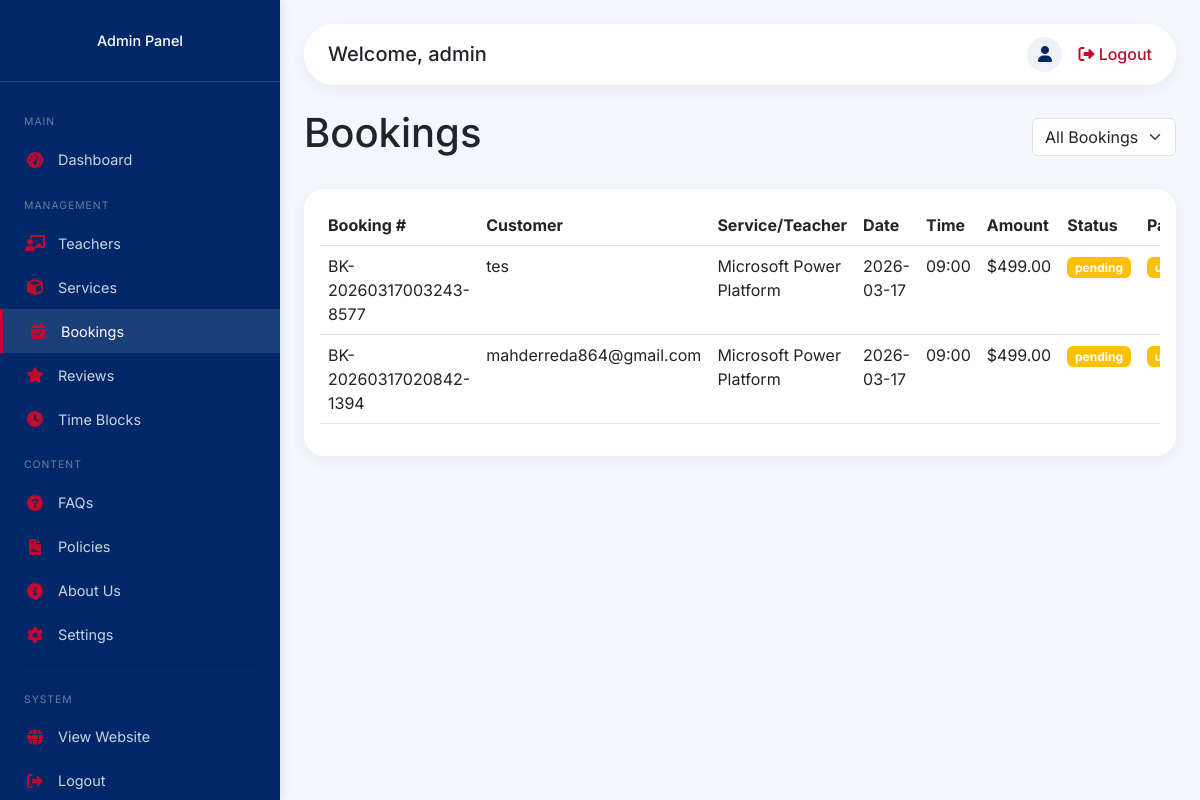
/admin/bookings (signed in), run on the app's committed database.
### backend/app.py (models this page shows)
class Booking(db.Model):
    __tablename__ = 'bookings'
    id = db.Column(db.Integer, primary_key=True)
    booking_number = db.Column(db.String(20), unique=True, nullable=False)
    user_id = db.Column(db.Integer, db.ForeignKey('users.id'), nullable=True)
    customer_name = db.Column(db.String(100), nullable=False)
    customer_email = db.Column(db.String(100), nullable=False)
    customer_phone = db.Column(db.String(20))
    service_id = db.Column(db.Integer, db.ForeignKey('services.id'), nullable=True)
    teacher_id = db.Column(db.Integer, db.ForeignKey('teachers.id'), nullable=True)
    booking_type = db.Column(db.String(20), nullable=False)  # service, teacher, consultation
    booking_date = db.Column(db.Date, nullable=False)
    booking_time = db.Column(db.String(5), nullable=False)  # HH:MM
    end_time = db.Column(db.String(5))  # HH:MM
    duration_hours = db.Column(db.Float, default=1.0)
    amount = db.Column(db.Float, nullable=False)
    status = db.Column(db.String(20), default='pending')  # pending, confirmed, completed, cancelled
    payment_status = db.Column(db.String(20), default='unpaid')  # unpaid, paid, refunded
    payment_intent_id = db.Column(db.String(100))
    notes = db.Column(db.Text)
    created_at = db.Column(db.DateTime, default=datetime.utcnow)
    user_rel = db.relationship('User', back_populates='bookings')
    service_rel = db.relationship('Service', back_populates='service_bookings')
    teacher_rel = db.relationship('Teacher', back_populates='teacher_bookings')

class Service(db.Model):
    __tablename__ = 'services'
    id = db.Column(db.Integer, primary_key=True)
    name = db.Column(db.String(200), nullable=False)
    description = db.Column(db.Text)
    category = db.Column(db.String(50), nullable=False)  # data, research, training
    subcategory = db.Column(db.String(50))  # e.g., 'python', 'thesis', 'ai-ml'
    price = db.Column(db.Float, nullable=False)
    discounted_price = db.Column(db.Float, nullable=True)
    duration_hours = db.Column(db.Float, default=1.0)  # Session duration
    features = db.Column(db.Text)  # JSON string of features
    is_popular = db.Column(db.Boolean, default=False)
    is_active = db.Column(db.Boolean, default=True)
    image_url = db.Column(db.String(500))
    rating = db.Column(db.Float, default=0.0)  # Average rating
    reviews_count = db.Column(db.Integer, default=0)  # Number of reviews
    created_at = db.Column(db.DateTime, default=datetime.utcnow)
    service_bookings = db.relationship('Booking', back_populates='service_rel', lazy=True, foreign_keys='Booking.service_id')
    service_reviews = db.relationship('Review', back_populates='service_rel', lazy=True, foreign_keys='Review.service_id')

### backend/app.py (the view)
@app.route('/admin/bookings')
@admin_required
def admin_bookings():
    status_filter = request.args.get('status', 'all')
    query = Booking.query
    if status_filter != 'all':
        query = query.filter_by(status=status_filter)
    bookings = query.order_by(Booking.booking_date.desc(), Booking.booking_time.desc()).all()
    return render_template('admin/bookings.html', bookings=bookings, status_filter=status_filter)

### backend/app.py (called while the page is built)
def admin_required(f):
    @wraps(f)
    def decorated_function(*args, **kwargs):
        if not session.get('is_admin'):
            flash('Please login as admin to access this page.', 'danger')
            return redirect(url_for('admin_login'))
        return f(*args, **kwargs)
    return decorated_function

@app.context_processor
def inject_cart_count():
    cart_count = 0
    try:
        if 'user_id' in session:
            cart_count = CartItem.query.filter_by(user_id=session['user_id']).count()
        elif 'cart_id' in session:
            cart_count = CartItem.query.filter_by(session_id=session['cart_id']).count()
    except Exception as e:
        print(f"Error getting cart count: {e}")
        cart_count = 0
    return dict(cart_items_count=cart_count)

@app.context_processor
def inject_now():
    return {'now': datetime.now}

@app.context_processor
def inject_settings():
    settings_dict = {}
    try:
        settings = Setting.query.all()
        settings_dict = {s.key: s.value for s in settings}
        for key in ['nav_links', 'portfolio_links', 'footer_links']:
            if key in settings_dict and settings_dict[key]:
                try:
                    settings_dict[key] = json.loads(settings_dict[key])
                except:
                    settings_dict[key] = []
        settings_dict['stripe_publishable_key'] = app.config['STRIPE_PUBLIC_KEY']
    except Exception as e:
        print(f"Error loading settings: {e}")
        settings_dict = {'stripe_publishable_key': app.config['STRIPE_PUBLIC_KEY']}
    return dict(settings=settings_dict)

### frontend/templates/admin/bookings.html (shortened to what this page needs)
{% extends "admin/base_admin.html" %}
{% block content %}
<div class="d-flex justify-content-between align-items-center mb-4">
    <h1>Bookings</h1>
    <div>
        <select class="form-select" onchange="window.location.href='?status='+this.value" style="width: auto; display: inline-block;">
            <option value="all" {% if status_filter == 'all' %}selected{% endif %}>All Bookings</option>
        </select>
    </div>
</div>
<div class="card">
    <div class="card-body">
        <div class="table-responsive">
            <table class="table table-hover">
                <thead>
                    <tr>
                        <th>Booking #</th>
                        <th>Customer</th>
                        <th>Service/Teacher</th>
                        <th>Date</th>
                        <th>Time</th>
                        <th>Amount</th>
                        <th>Status</th>
                        <th>Payment</th>
                    </tr>
                </thead>
                <tbody>
                    {% for booking in bookings %}
                    <tr>
                        <td>{{ booking.booking_number }}</td>
                        <td>{{ booking.customer_name }}</td>
                        <td>
                            {% if booking.service_rel %}
                                {{ booking.service_rel.name }}
                            {% elif booking.teacher_rel %}
                                {{ booking.teacher_rel.name }}
                            {% else %}
                                Consultation
                            {% endif %}
                        </td>
                        <td>{{ booking.booking_date.strftime('%Y-%m-%d') }}</td>
                        <td>{{ booking.booking_time }}</td>
                        <td>${{ "%.2f"|format(booking.amount) }}</td>
                        <td>
                            <span class="badge bg-{% if booking.status == 'confirmed' %}success{% elif booking.status == 'pending' %}warning{% elif booking.status == 'cancelled' %}danger{% else %}secondary{% endif %}">
                                {{ booking.status }}
                            </span>
                        </td>
                        <td>
                            <span class="badge bg-{% if booking.payment_status == 'paid' %}success{% elif booking.payment_status == 'unpaid' %}warning{% else %}secondary{% endif %}">
                            </span>
                        </td>
                    </tr>
                    {% endfor %}
                </tbody>
            </table>
        </div>
    </div>
</div>
{% endblock %}

### frontend/templates/admin/base_admin.html (style rules this page uses)
* { margin: 0; padding: 0; box-sizing: border-box; }
body { font-family: 'Inter', sans-serif; background: #f4f8fe; overflow-x: hidden; }
.card { border: none; border-radius: 20px; box-shadow: 0 5px 15px rgba(0,0,0,0.05); }

### data on the page
Booking: booking_number "BK-20260317003243-8577", customer_name "tes", service_rel.name "Microsoft Power Platform", booking_date "2026-03-17", booking_time "09:00", amount "499.00", status "pending"
Booking: booking_number "BK-20260317020842-1394", customer_name "mahderreda864@gmail.com", service_rel.name "Microsoft Power Platform", booking_date "2026-03-17", booking_time "09:00", amount "499.00", status "pending"

### other printed values
{{ session.get('admin_username', 'Admin') }} "admin"
